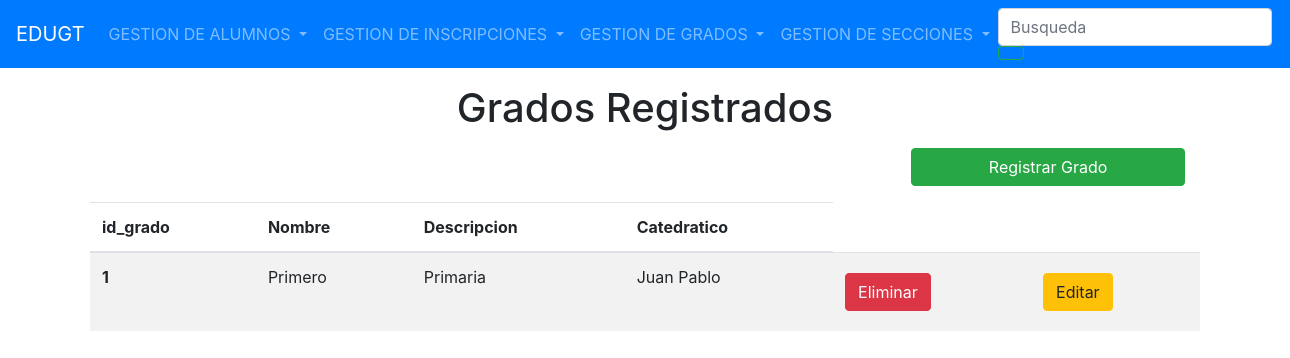
The app's page /listarGrados/, older data.
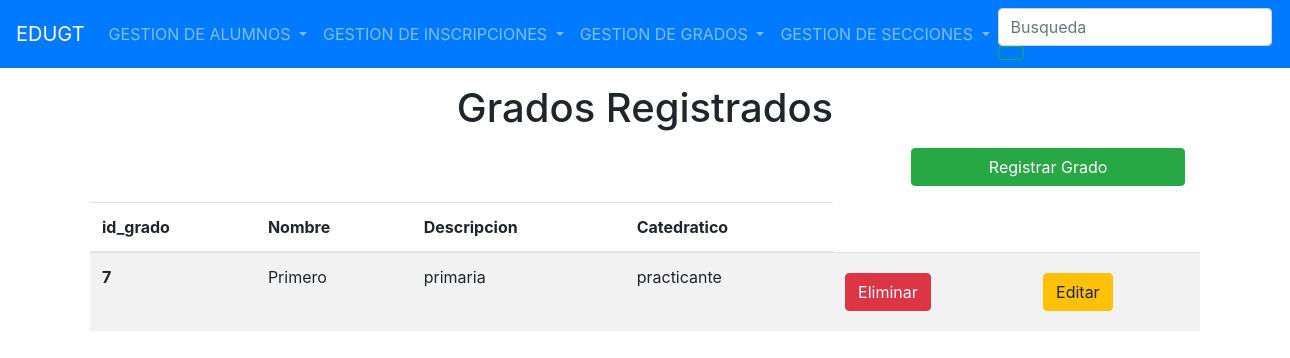
The same page, newer data.
### Models/Grado/models.py (models this page shows, shortened)
class Grado(models.Model):
    id_grado = models.AutoField(primary_key=True)
    Nombre = models.CharField(max_length=30)
    Descripcion = models.CharField(max_length=30)
    Catedratico = models.CharField(max_length=30)

### Models/Grado/views.py (the view)
# urls.py: path("listarGrados/", FormularioGradoViews.listar_grados, name='listarGrados'),
    def listar_grados(request):
        grados = Grado.objects.all()
        return render(request, "ListaGrados.html", {"lb_grados": grados})

### Templates/ListaGrados.html (shortened to what this page needs)
{% extends 'index.html' %}
{% block content  %}
    <h1 align="center">Grados Registrados</h1>
        <div class="row col-12 justify-content-end mb-2 pr-0">
        <a class="btn btn-success col-md-3" href="{% url 'registrarGrado' %}">Registrar Grado</a>
        </div>
<table class="table table-striped">
  <thead>
    <tr>
      <th scope="col">id_grado</th>
      <th scope="col">Nombre</th>
      <th scope="col">Descripcion</th>
      <th scope="col">Catedratico</th>
    </tr>
  </thead>
  <tbody>
  {% for grado in lb_grados %}
     <tr>
      <th scope="row">{{ grado.id_grado }}</th>
      <td>{{ grado.Nombre }}</td>
      <td>{{grado.Descripcion}}</td>
      <td>{{grado.Catedratico}}</td>
      <td>
                            <a href="{% url 'ELIMINAR' grado.pk %}" class="btn btn-danger btn-icon-split">
                                <span class="text">Eliminar</span>
                            </a>
                        </td>
      <td>
                            <a href="{% url 'MODIFICARG' grado.pk %}" class="btn btn-warning btn-icon-split">
                                <span class="text">Editar</span>
                            </a>
                        </td>
  {% endfor %}
  </tbody>
</table>
{% endblock %}

Row changes from the older to the newer data that the page shows:
removed Grado: id_grado "1", Nombre "Primero", Descripcion "Primaria", Catedratico "Juan Pablo"
added Grado: id_grado "7", Nombre "Primero", Descripcion "primaria", Catedratico "practicante"
